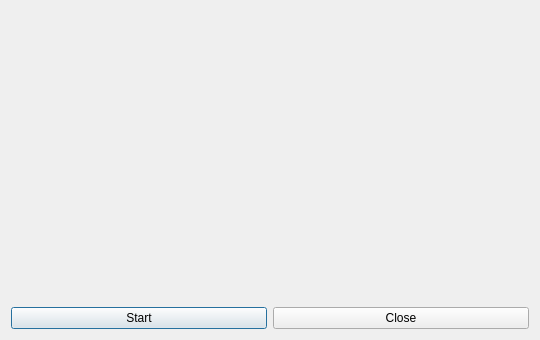
<?xml version="1.0" encoding="UTF-8"?>
<ui version="4.0">
 <class>ToolPointDialog</class>
 <widget class="QDialog" name="ToolPointDialog">
  <property name="geometry">
   <rect>
    <x>0</x>
    <y>0</y>
    <width>540</width>
    <height>340</height>
   </rect>
  </property>
  <property name="windowTitle">
   <string>Point Tool</string>
  </property>
  <layout class="QHBoxLayout" name="horizontalLayout_2">
   <item>
    <layout class="QVBoxLayout" name="verticalLayout">
     <item>
      <widget class="AttribPointWidget" name="pointwidget" native="true">
       <property name="toolTip">
        <string>Double clic to start tool</string>
       </property>
      </widget>
     </item>
     <item>
      <layout class="QHBoxLayout" name="horizontalLayout">
       <item>
        <widget class="QPushButton" name="start_btn">
         <property name="toolTip">
          <string>Start tool</string>
         </property>
         <property name="text">
          <string>Start</string>
         </property>
         <property name="icon">
          <iconset>
           <normaloff>ressources/icon_point.png</normaloff>ressources/icon_point.png</iconset>
         </property>
        </widget>
       </item>
       <item>
        <widget class="QPushButton" name="close_btn">
         <property name="toolTip">
          <string>Close dialog</string>
         </property>
         <property name="text">
          <string>Close</string>
         </property>
        </widget>
       </item>
      </layout>
     </item>
    </layout>
   </item>
  </layout>
 </widget>
 <customwidgets>
  <customwidget>
   <class>AttribPointWidget</class>
   <extends>QWidget</extends>
   <header>attribpointwidget.h</header>
   <container>1</container>
  </customwidget>
 </customwidgets>
 <resources/>
 <connections/>
</ui>
